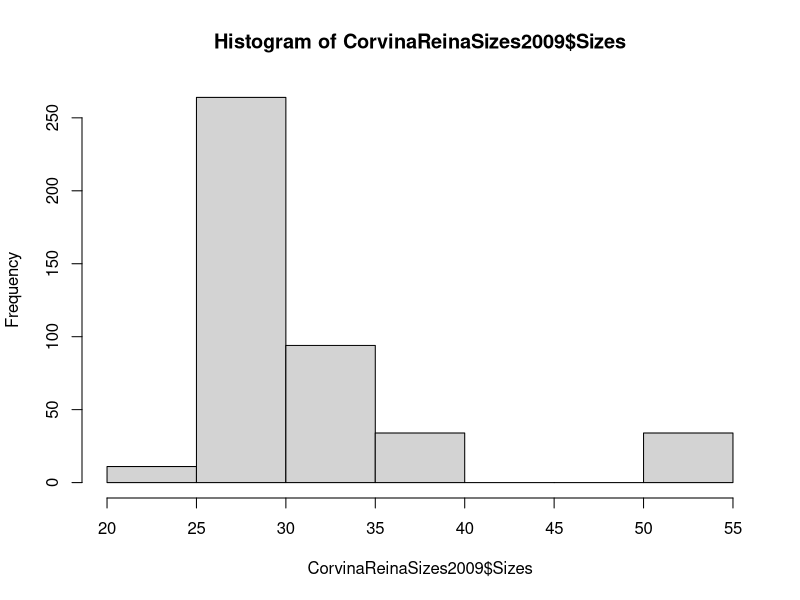
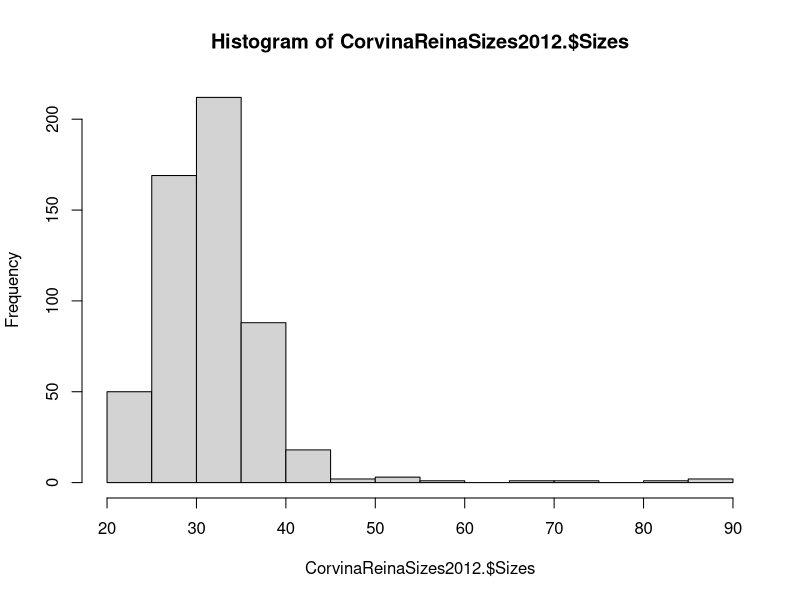
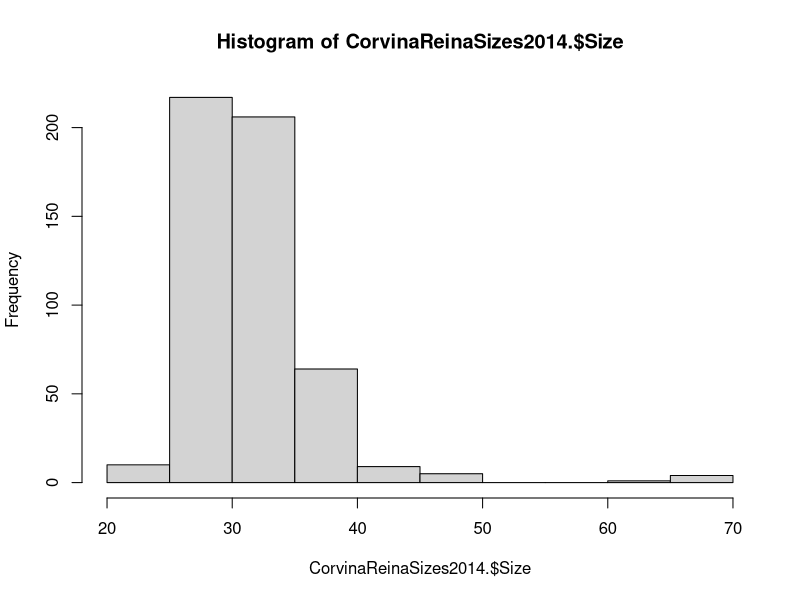

Here is the R script that generated these plots, in order:
#Wagner Quiros.
#CorvinaReina histogram. (The legal mesh size is 3")
#Year After closure 2009. Mesh size 2.5". Illegal. n=437
CorvinaReinaSizes2009 <- read.csv("data/CorvinaReinaSizes2009.csv")
View(CorvinaReinaSizes2009)
hist(CorvinaReinaSizes2009$Sizes)


############################################
#CorvinaReina histogram
#Year After closure 2012. Mesh size 2.5" . Illegal.n=548
CorvinaReinaSizes2012. <- read.csv('./data/CorvinaReinaSizes2012.csv')
View(CorvinaReinaSizes2012.)
hist(CorvinaReinaSizes2012.$Sizes)


#############################################
#CorvinaReina histogram
#Year After closure 2014. Mesh size 2.5", 3" and 3.5". Illegal.n=516.
CorvinaReinaSizes2014. <- read.csv("data/CorvinaReinaSizes2014.csv")
View(CorvinaReinaSizes2014.)
hist(CorvinaReinaSizes2014.$Size)


#############################################

